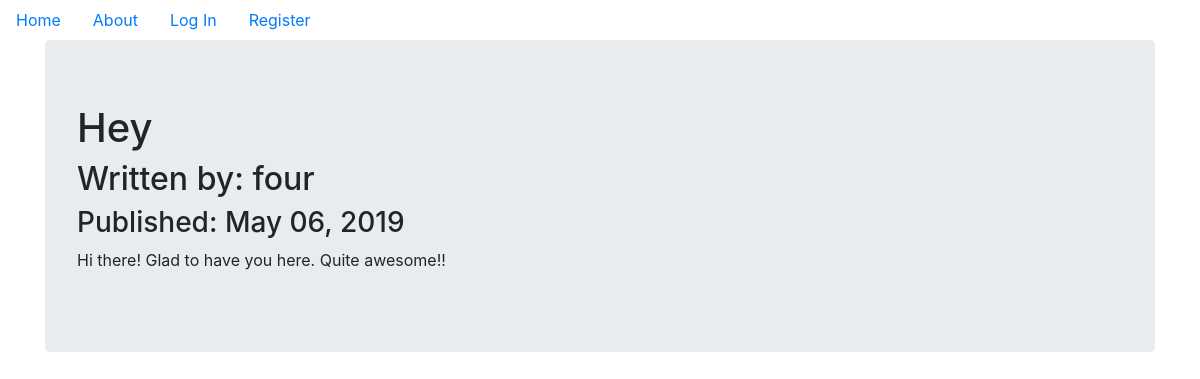
Page /3 on the committed database.
### company_blog/models.py (models this page shows, shortened)
class BlogPost(db.Model):
  users = db.relationship(User)
  id = db.Column(db.Integer, primary_key=True)
  user_id = db.Column(db.Integer, db.ForeignKey('users.id'), nullable=False)
  date = db.Column(db.DateTime, nullable=False, default=datetime.utcnow)
  title = db.Column(db.String(200), nullable=False)
  text = db.Column(db.Text, nullable=False)

class User(db.Model, UserMixin):
  __tablename__ = 'users'
  id = db.Column(db.Integer, primary_key=True)
  profile_image = db.Column(db.String(20), nullable=False, default='default_profile.png')
  email = db.Column(db.String(64), unique=True, index=True)
  username = db.Column(db.String(64), unique=True, index=True)
  password_hash = db.Column(db.String(128))
  posts = db.relationship('BlogPost', backref='author', lazy=True)

### company_blog/users/views.py (the view)
@users.route("/<username>")
def user_posts(username):
  page = request.args.get('page',1,type=int)
  user = User.query.filter_by(username=username).first_or_404()
  blog_posts = BlogPost.query.filter_by(author=user).order_by(BlogPost.date.desc()).paginate(page=page, per_page=5)
  return render_template('user_blog_posts.html', blog_posts=blog_posts, user=user)

### company_blog/blog_posts/views.py (called while the page is built)
@blog_posts.route('/<int:blog_post_id>')
def blog_post(blog_post_id):
  blog_post = BlogPost.query.get_or_404(blog_post_id)
  return render_template(
                      'blog_post.html',
                      title=blog_post.title,
                      date=blog_post.date,
                      post=blog_post
                    )

### company_blog/templates/blog_post.html (shortened to what this page needs)
{% extends "base.html" %}
{% block content %}
<div class="jumbotron">
  <h1>{{post.title}}</h1>
  <h2>Written by: {{post.author.username}}</h2>
  <h3>Published: {{post.date.strftime('%B %d, %Y')}}</h3>
  <p>{{post.text}}</p>
</div>
{% endblock %}

### rows in the picture
BlogPost: title "Hey", date "May 06, 2019", text "Hi there! Glad to have you here. Quite awesome!!"
User: author.username "four"
